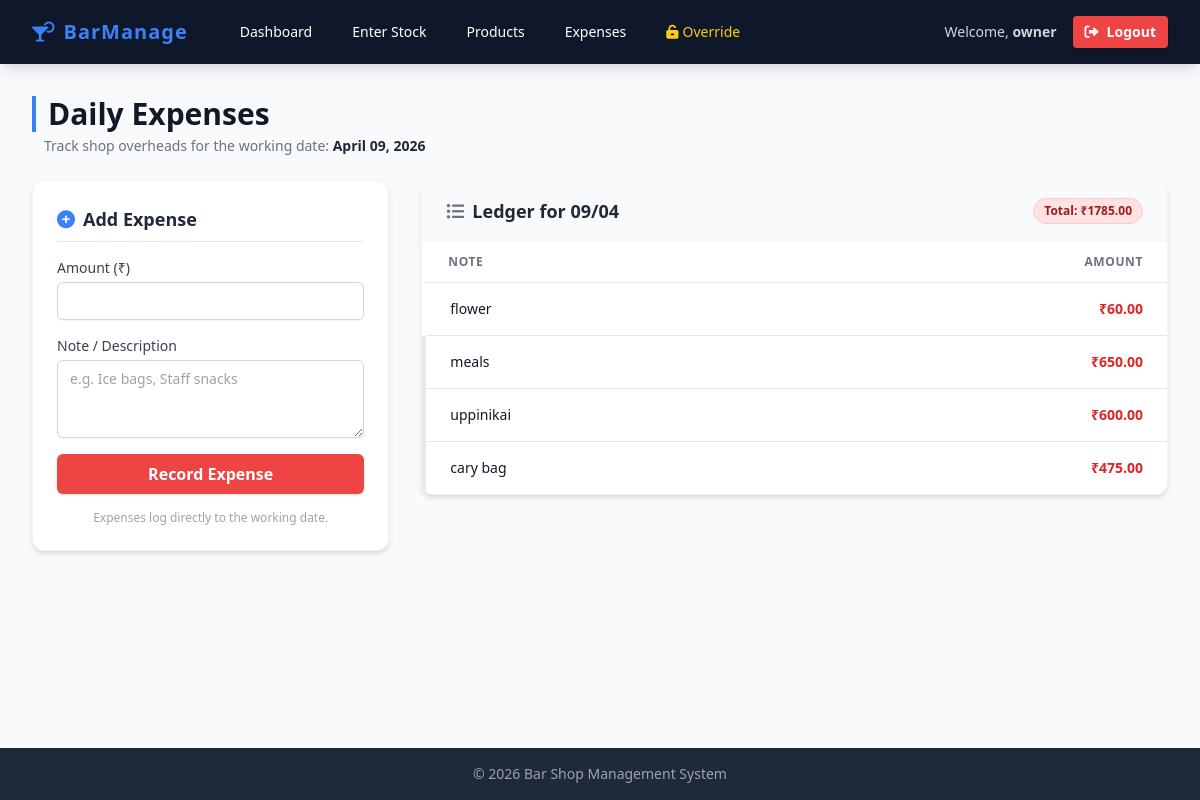
Page /owner/expenses (signed in) on the committed database.
### models.py (models this page shows)
class User(UserMixin, db.Model):
    id = db.Column(db.Integer, primary_key=True)
    username = db.Column(db.String(150), unique=True, nullable=False)
    password_hash = db.Column(db.String(256), nullable=False)
    role = db.Column(db.String(50), nullable=False) # 'owner' or 'staff'

class Expense(db.Model):
    id = db.Column(db.Integer, primary_key=True)
    date = db.Column(db.Date, nullable=False, default=date.today)
    amount = db.Column(db.Float, nullable=False)
    note = db.Column(db.String(250))

### app.py (the view, shortened to what this page needs)
@app.route('/owner/expenses', methods=['GET', 'POST'])
@login_required
@owner_required
def expenses():
    working_date = date.today() - timedelta(days=1)
    expenses_working = Expense.query.filter_by(date=working_date).all()
    return render_template('expenses.html', expenses=expenses_working, working_date=working_date)

### app.py (called while the page is built)
@login_manager.user_loader
def load_user(user_id):
    return User.query.get(int(user_id))

def owner_required(f):
    @wraps(f)
    def decorated_function(*args, **kwargs):
        if current_user.role != 'owner':
            flash('Access denied. Owner only.', 'danger')
            return redirect(url_for('staff_dashboard'))
        return f(*args, **kwargs)
    return decorated_function

### templates/expenses.html
{% extends "base.html" %}
{% block content %}
<div class="mb-6 flex justify-between items-end">
    <div>
        <h1 class="text-3xl font-bold text-gray-900 border-l-4 border-brand-primary pl-3">Daily Expenses</h1>
        <p class="text-sm text-gray-500 mt-1 pl-3">Track shop overheads for the working date: <span class="font-bold text-gray-800">{{ working_date.strftime('%B %d, %Y') }}</span></p>
    </div>
</div>
<div class="grid grid-cols-1 lg:grid-cols-3 gap-8">
    <div class="lg:col-span-1">
        <div class="bg-white rounded-xl shadow-md border border-gray-100 p-6">
            <h3 class="text-lg font-bold text-gray-800 mb-4 border-b pb-2"><i class="fa-solid fa-plus-circle text-brand-primary mr-2"></i>Add Expense</h3>
            <form method="POST">
                <div class="space-y-4">
                    <div>
                        <label class="block text-sm font-medium text-gray-700">Amount (₹)</label>
                        <input type="number" step="0.01" name="amount" required class="mt-1 block w-full border-gray-300 rounded-md shadow-sm focus:ring-brand-primary focus:border-brand-primary sm:text-sm px-3 py-2 border">
                    </div>
                    <div>
                        <label class="block text-sm font-medium text-gray-700">Note / Description</label>
                        <textarea name="note" rows="3" required class="mt-1 block w-full border-gray-300 rounded-md shadow-sm focus:ring-brand-primary focus:border-brand-primary sm:text-sm px-3 py-2 border" placeholder="e.g. Ice bags, Staff snacks"></textarea>
                    </div>
                    <button type="submit" class="w-full bg-red-500 text-white font-bold py-2 px-4 rounded-md hover:bg-red-600 transition-colors shadow">
                        Record Expense
                    </button>
                    <p class="text-xs text-gray-400 text-center">Expenses log directly to the working date.</p>
                </div>
            </form>
        </div>
    </div>
    <div class="lg:col-span-2">
        <div class="bg-white rounded-xl shadow-md border border-gray-100 overflow-hidden">
            <div class="px-6 py-4 border-b border-gray-100 bg-gray-50 flex justify-between items-center">
                <h3 class="text-lg font-bold text-gray-800"><i class="fa-solid fa-list-ul text-gray-500 mr-2"></i>Ledger for {{ working_date.strftime('%d/%m') }}</h3>
                <span class="bg-red-100 text-red-800 text-xs font-bold px-2.5 py-1 rounded-full border border-red-200">
                    Total: ₹{{ "%.2f"|format(expenses | sum(attribute='amount')) }}
                </span>
            </div>
            <div class="overflow-y-auto max-h-[400px]">
                <table class="min-w-full divide-y divide-gray-200">
                    <thead class="bg-white sticky top-0 border-b">
                        <tr>
                            <th scope="col" class="px-6 py-3 text-left text-xs font-bold text-gray-500 uppercase tracking-wider">Note</th>
                            <th scope="col" class="px-6 py-3 text-right text-xs font-bold text-gray-500 uppercase tracking-wider">Amount</th>
                        </tr>
                    </thead>
                    <tbody class="bg-white divide-y divide-gray-200">
                        {% for expense in expenses %}
                        <tr class="hover:bg-red-50/50 transition-colors border-l-4 border-l-transparent hover:border-l-red-500">
                            <td class="px-6 py-4 text-sm text-gray-900">{{ expense.note }}</td>
                            <td class="px-6 py-4 whitespace-nowrap text-sm font-bold text-red-600 text-right">₹{{ "%.2f"|format(expense.amount) }}</td>
                        </tr>
                        {% else %}
                        <tr>
                            <td colspan="2" class="px-6 py-8 text-center text-gray-500 italic">No expenses recorded for this date.</td>
                        </tr>
                        {% endfor %}
                    </tbody>
                </table>
            </div>
        </div>
    </div>
</div>
{% endblock %}

### templates/base.html (shortened to what this page needs)
<!DOCTYPE html>
<html lang="en">
<head>
    <script src="https://cdn.tailwindcss.com"></script>
    <link href="https://cdnjs.cloudflare.com/ajax/libs/font-awesome/6.0.0/css/all.min.css" rel="stylesheet">
    <link rel="stylesheet" href="{{ url_for('static', filename='css/styles.css') }}">
</head>
<body class="bg-gray-50 text-gray-800 font-sans antialiased min-h-screen flex flex-col">
    {% if current_user.is_authenticated %}
    <nav class="bg-brand-dark text-white shadow-lg">
        <div class="max-w-7xl mx-auto px-4 sm:px-6 lg:px-8">
            <div class="flex items-center justify-between h-16">
                <div class="flex items-center">
                    <span class="font-bold text-xl tracking-wider text-brand-primary"><i class="fa-solid fa-martini-glass-citrus mr-2"></i>BarManage</span>
                    <div class="hidden md:block ml-10">
                        <div class="flex items-baseline space-x-4">
                            {% if current_user.role == 'owner' %}
                            <a href="{{ url_for('owner_dashboard') }}" class="px-3 py-2 rounded-md text-sm font-medium hover:bg-gray-700 hover:text-white transition-colors">Dashboard</a>
                            <a href="{{ url_for('staff_dashboard') }}" class="px-3 py-2 rounded-md text-sm font-medium hover:bg-gray-700 transition-colors">Enter Stock</a>
                            <a href="{{ url_for('products') }}" class="px-3 py-2 rounded-md text-sm font-medium hover:bg-gray-700 transition-colors">Products</a>
                            <a href="{{ url_for('expenses') }}" class="px-3 py-2 rounded-md text-sm font-medium hover:bg-gray-700 transition-colors">Expenses</a>
                            <a href="{{ url_for('override_mode') }}" class="px-3 py-2 rounded-md text-sm font-medium text-yellow-400 hover:bg-gray-700 transition-colors"><i class="fa-solid fa-unlock-keyhole mr-1"></i>Override</a>
                            {% else %}
                            <a href="{{ url_for('staff_dashboard') }}" class="px-3 py-2 rounded-md text-sm font-medium hover:bg-gray-700 transition-colors">Daily Entry</a>
                            {% endif %}
                        </div>
                    </div>
                </div>
                <div class="flex items-center gap-4">
                    <span class="text-sm text-gray-300">Welcome, <span class="font-bold">{{ current_user.username }}</span></span>
                    <a href="{{ url_for('logout') }}" class="bg-red-500 hover:bg-red-600 px-3 py-1.5 rounded text-sm font-bold transition-colors shadow flex items-center"><i class="fa-solid fa-right-from-bracket mr-2"></i>Logout</a>
                </div>
            </div>
        </div>
    </nav>
    {% endif %}
    <main class="flex-grow w-full max-w-7xl mx-auto px-4 sm:px-6 lg:px-8 py-8">
        {% block content %}{% endblock %}
    </main>
    <footer class="bg-slate-800 text-gray-400 py-4 text-center text-sm shadow-inner mt-auto">
        <p>&copy; 2026 Bar Shop Management System</p>
    </footer>
</body>
</html>

### static/css/styles.css (style rules this page uses)
input[type="number"] { -moz-appearance: textfield; }
body { scroll-behavior: smooth; }

### rows in the picture
User: username "owner"
Expense: note "flower", amount "60.00"
Expense: note "meals", amount "650.00"
Expense: note "uppinikai", amount "600.00"
Expense: note "cary bag", amount "475.00"

### other values in the picture
{{ "%.2f"|format(expenses | sum(attribute='amount')) }} "1785.00"
